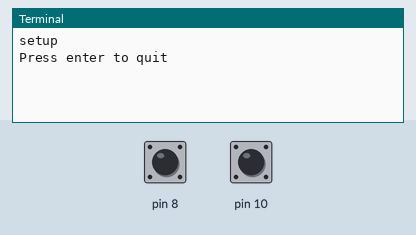
Recording of a program running on a simulated Raspberry Pi (header pin numbers). Parts: the last lines printed to the terminal. The inputs (shaded band) are chosen by the test bench; at power-on: pin 8 LOW, pin 10 LOW.

Above: at 1.2 s.
1.3 s: pin 8 pulled HIGH for 0.15 s
At 2.4 s:
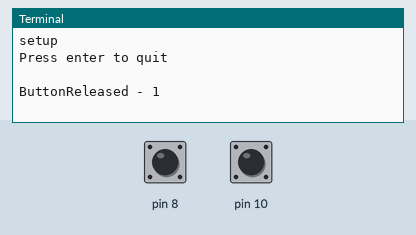
2.9 s: pin 10 pulled HIGH for 0.15 s
At 3.6 s:
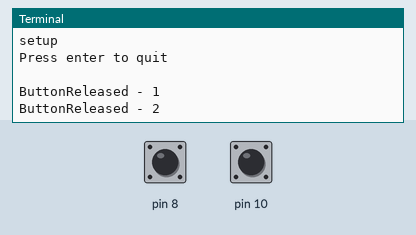

The program:

button.py
```python
import time

import RPi.GPIO as GPIO


def loop():
    print('setup')
    GPIO.setwarnings(False)
    GPIO.setmode(GPIO.BOARD)
    GPIO.setup(10, GPIO.IN, pull_up_down=GPIO.PUD_DOWN)

    try:
        while True:
            if GPIO.input(10) == GPIO.HIGH:
                print('Button was pushed!')
    except KeyboardInterrupt:
        print()
        print('exiting')
        print('cleanup')
        GPIO.cleanup()
        exit(-1)


def event():
    def button_callback1(channel):
        print(f'ButtonReleased - 1')

    def button_callback2(channel):
        print(f'ButtonReleased - 2')

    print('setup')
    GPIO.setwarnings(False)
    GPIO.setmode(GPIO.BOARD)

    GPIO.setup(8, GPIO.IN, pull_up_down=GPIO.PUD_DOWN)
    GPIO.add_event_detect(8, GPIO.RISING, callback=button_callback1)

    GPIO.setup(10, GPIO.IN, pull_up_down=GPIO.PUD_DOWN)
    GPIO.add_event_detect(10, GPIO.RISING, callback=button_callback2)

    message = input('Press enter to quit\n\n')

    print('cleanup')
    GPIO.cleanup()


def main():
    event()


if __name__ == '__main__':
    main()
```

Measured:
- after the input at 1.3 s, the terminal: prints a new line at once (image 1)
- after the input at 2.9 s, the terminal: prints a new line at once (image 2)
